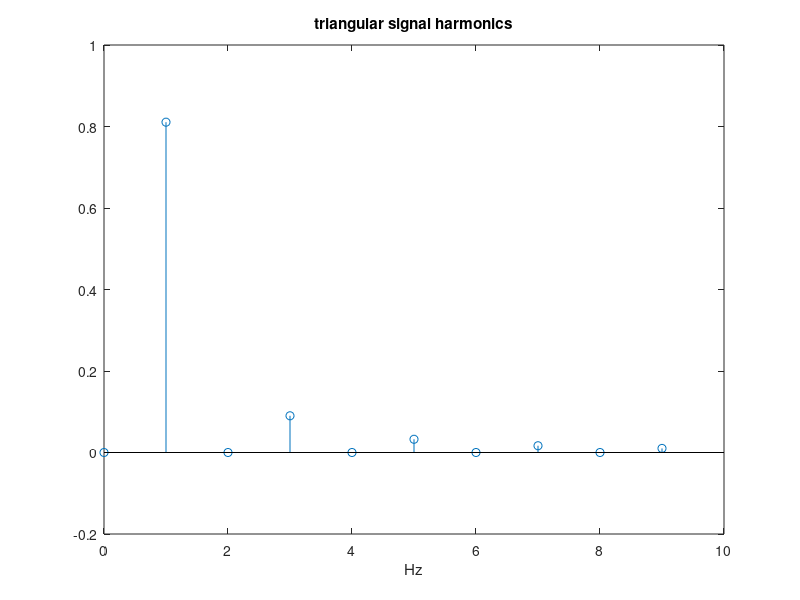

Write MATLAB code to recreate this figure.
%Fourier Transfom of triangular signal 
fy=1; %signal frequency in Hz
wy=2*pi*fy; %signal frequency in rad/s
Ty=1/fy; %signal period in seconds

Ns=256; %%number of samples per signal period
fs=Ns*fy; %sampling frequency in Hz
tiv=1/fs; %time interval between samples;
t=0:tiv:(Ty-tiv); %time intervals set (1 period)
y=-sawtooth(wy*t,0.5); %signal data set

fou=fft(y); %Fourier Transform (set of complex numbers)
%get set of harmonic amplitudes:
ah(1)=fou(1)/Ns;
hmag=real(fou);
ah(2:Ns)=(hmag(2:Ns)*2)/Ns; 

stem(0:9,ah(1:10)); hold on; %plot of first 10 harmonics
plot([0 10],[0 0],'k');
xlabel('Hz'); title('triangular signal harmonics');
